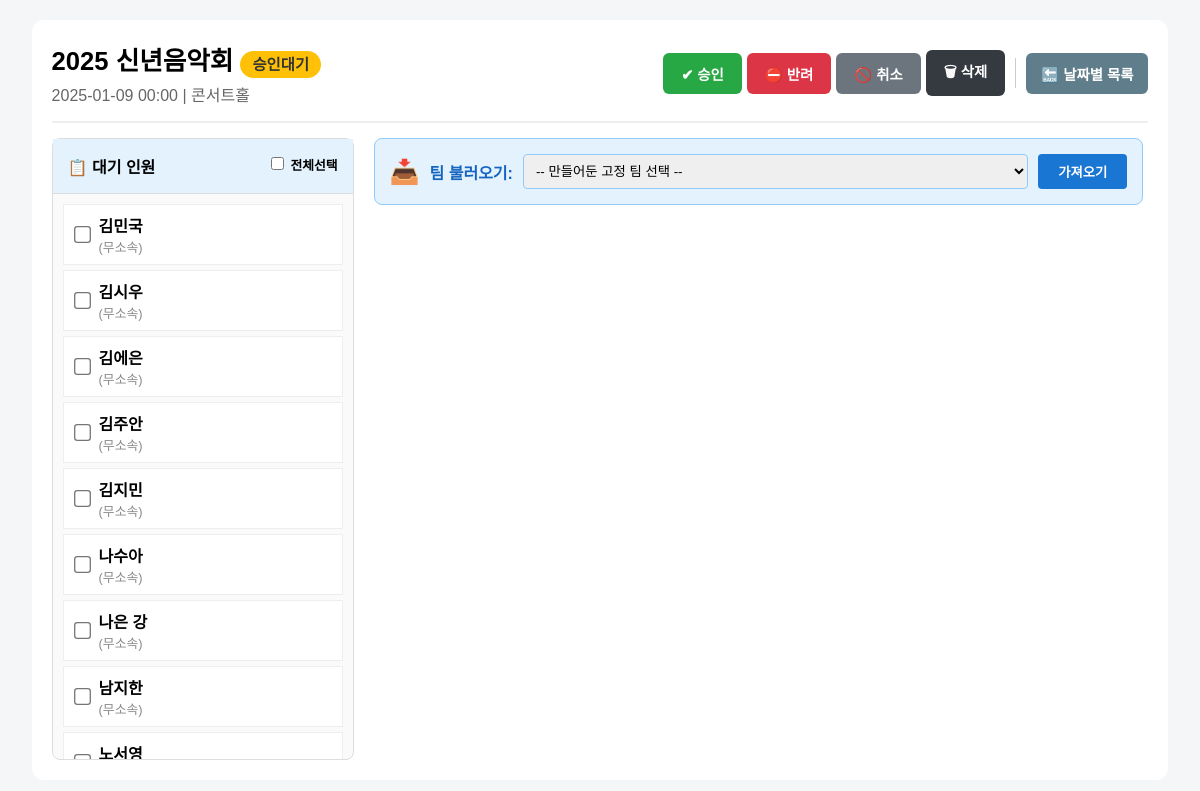
Page /performance/1/ on the committed database.
### core/models.py (models this page shows, shortened)
class Performance(models.Model):
    STATUS_CHOICES = [('pending','승인대기'), ('approved','승인완료'), ('canceled','취소'), ('rejected','반려')]
    title = models.CharField(max_length=200)
    date = models.DateTimeField()
    venue = models.CharField(max_length=100, blank=True)
    category = models.CharField(max_length=100, blank=True)
    status = models.CharField(max_length=10, choices=STATUS_CHOICES, default='pending')
    reason = models.TextField(blank=True, null=True)
    created_at = models.DateTimeField(auto_now_add=True)
    class Meta: ordering = ['-date']

class Personnel(models.Model):
    name = models.CharField(max_length=100)
    default_role = models.CharField(max_length=100, blank=True)
    standing_team = models.ForeignKey(StandingTeam, on_delete=models.SET_NULL, null=True, blank=True, related_name='members', verbose_name="소속 팀")

### core/views.py (the view)
# urls.py: path('performance/<int:pk>/', views.performance_detail, name='performance_detail'),
def performance_detail(request, pk):
    perf = get_object_or_404(Performance, pk=pk)
    teams = perf.teams.all().prefetch_related('members')
    standing_teams = StandingTeam.objects.all()
    assigned_ids = Assignment.objects.filter(team__performance=perf, personnel__isnull=False).values_list('personnel_id', flat=True)
    available_personnel = Personnel.objects.exclude(id__in=assigned_ids).order_by('standing_team', 'name')
    return render(request, 'core/performance_detail.html', {
        'performance': perf,
        'teams': teams,
        'standing_teams': standing_teams,
        'available_personnel': available_personnel
    })

### core/templates/core/performance_detail.html (shortened to what this page needs)
<!DOCTYPE html>
<html lang="ko">
<head>
</head>
<body>
<div class="container">
    <div class="header">
        <div class="title-area">
            <h2>{{ performance.title }} <span class="badge {{ performance.status }}">{{ performance.get_status_display }}</span></h2>
            <div style="color:#666; margin-top:5px;">{{ performance.date|date:"Y-m-d H:i" }} | {{ performance.venue }}</div>
        </div>
        <div class="btn-group">
            <form action="{% url 'core:update_status' performance.pk %}" method="post">{% csrf_token %}
                <button name="action" value="approve" class="btn btn-approve">✔ 승인</button>
            </form>
            <form action="{% url 'core:update_status' performance.pk %}" method="post" onsubmit="return promptReason(this);">{% csrf_token %}
                <button name="action" value="reject" class="btn btn-reject">⛔ 반려</button>
            </form>
            <form action="{% url 'core:update_status' performance.pk %}" method="post" onsubmit="return promptReason(this);">{% csrf_token %}
                <button name="action" value="cancel" class="btn btn-cancel">🚫 취소</button>
            </form>
            <form action="{% url 'core:delete_performance' performance.pk %}" method="post" onsubmit="return confirm('정말 삭제하시겠습니까?');">{% csrf_token %}
                <button class="btn btn-del">🗑 삭제</button>
            </form>
            <a href="{% url 'core:daily_schedule' %}?date={{ performance.date|date:'Y-m-d' }}" class="btn-back">
                🔙 날짜별 목록
            </a>
        </div>
    </div>
    <div class="layout">
        <div class="personnel-panel">
            <div style="padding:15px; background:#e3f2fd; font-weight:bold; border-bottom:1px solid #ddd; display:flex; justify-content:space-between;">
                <span>📋 대기 인원</span>
                <label style="font-size:0.8em; cursor:pointer;"><input type="checkbox" onclick="toggleAll(this)"> 전체선택</label>
            </div>
            <div class="person-list">
                {% for p in available_personnel %}
                <label class="person-item">
                    <input type="checkbox" name="person_ids" value="{{ p.id }}" style="transform:scale(1.3); margin-right:10px;">
                    <div>
                        <strong>{{ p.name }}</strong>
                        <div style="font-size:0.8em; color:#888;">
                            {% if p.standing_team %}[{{ p.standing_team.name }}]{% else %}(무소속){% endif %}
                        </div>
                    </div>
                </label>
                {% empty %}
                <div style="padding:20px; text-align:center; color:#999;">모든 인원이 배정되었습니다.</div>
                {% endfor %}
            </div>
        </div>
        <div class="teams-panel">
            <form action="{% url 'core:import_standing_team' performance.pk %}" method="post" class="import-bar">
                <span style="font-size:1.5em;">📥</span>
                <strong style="color:#1565c0;">팀 불러오기:</strong>
                <select name="standing_team_id" style="padding:8px; border:1px solid #90caf9; border-radius:4px; flex:1;">
                    <option value="">-- 만들어둔 고정 팀 선택 --</option>
                </select>
                <button class="btn-import">가져오기</button>
            </form>
        </div>
    </div>
</div>
</body>
</html>

### core/templates/core/performance_detail.html (style rules this page uses)
body { font-family: 'Malgun Gothic', sans-serif; background: #f4f6f8; padding: 20px; margin: 0; }
.container { width: 98%; margin: 0 auto; background: white; padding: 20px; border-radius: 12px; box-sizing: border-box; height: 95vh; display: flex; flex-direction: column; }
.header { display: flex; justify-content: space-between; align-items: center; border-bottom: 2px solid #eee; padding-bottom: 15px; margin-bottom: 15px; flex-shrink: 0; }
.title-area h2 { margin: 0; font-size: 1.6em; }
.badge { padding: 5px 12px; border-radius: 20px; color: white; font-size: 0.6em; vertical-align: middle; }
.pending { background: #ffc107; color:#333; }
.btn-group { display: flex; gap: 5px; align-items: center; }
.btn { padding: 10px 18px; border: none; border-radius: 6px; color: white; font-weight: bold; cursor: pointer; font-size: 0.9em; }
.btn-approve { background: #28a745; }
.btn-reject { background: #dc3545; }
.btn-cancel { background: #6c757d; }
.btn-del { background: #343a40; }
.btn-back { background: #607d8b; color: white; text-decoration: none; padding: 10px 15px; border-radius: 6px; font-weight:bold; font-size: 0.9em; }
.layout { display: flex; gap: 20px; flex: 1; overflow: hidden; }
.personnel-panel { flex: 0 0 300px; display: flex; flex-direction: column; border: 1px solid #ddd; background: #fafafa; border-radius: 8px; }
.teams-panel { flex: 1; display: flex; flex-direction: column; overflow-y: auto; padding-right: 5px; }
.import-bar { background: #e3f2fd; padding: 15px; border-radius: 8px; margin-bottom: 20px; display: flex; gap: 10px; align-items: center; border: 1px solid #90caf9; flex-shrink: 0; }
.btn-import { background: #1976d2; color: white; border: none; padding: 8px 20px; border-radius: 4px; cursor: pointer; font-weight: bold; }
.person-list { overflow-y: auto; padding: 10px; flex: 1; }
.person-item { background: white; border: 1px solid #eee; padding: 8px; margin-bottom: 5px; display: flex; align-items: center; cursor: pointer; }

### rows in the picture
Performance: title "2025 신년음악회", status "승인대기", date "2025-01-09 00:00", venue "콘서트홀"
Personnel: name "김민국", shows "(무소속)"
Personnel: name "김시우", shows "(무소속)"
Personnel: name "김에은", shows "(무소속)"
Personnel: name "김주안", shows "(무소속)"
Personnel: name "김지민", shows "(무소속)"
Personnel: name "나수아", shows "(무소속)"
Personnel: name "나은 강", shows "(무소속)"
Personnel: name "남지한", shows "(무소속)"
Personnel: name "노서영"
